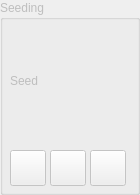
                <widget class="QGroupBox" name="groupBox_eco_Seeding">
                 <property name="enabled">
                  <bool>false</bool>
                 </property>
                 <property name="sizePolicy">
                  <sizepolicy hsizetype="Maximum" vsizetype="Preferred">
                   <horstretch>0</horstretch>
                   <verstretch>0</verstretch>
                  </sizepolicy>
                 </property>
                 <property name="minimumSize">
                  <size>
                   <width>140</width>
                   <height>0</height>
                  </size>
                 </property>
                 <property name="title">
                  <string>Seeding</string>
                 </property>
                 <widget class="QLabel" name="eco_species_Seed">
                  <property name="geometry">
                   <rect>
                    <x>10</x>
                    <y>20</y>
                    <width>121</width>
                    <height>121</height>
                   </rect>
                  </property>
                  <property name="frameShape">
                   <enum>QFrame::Shape::NoFrame</enum>
                  </property>
                  <property name="text">
                   <string>Seed</string>
                  </property>
                 </widget>
                 <widget class="QPushButton" name="pushButton_Eco_Edit_Seed">
                  <property name="geometry">
                   <rect>
                    <x>10</x>
                    <y>150</y>
                    <width>36</width>
                    <height>36</height>
                   </rect>
                  </property>
                  <property name="toolTip">
                   <string>Edit Oak Seeds probability</string>
                  </property>
                  <property name="text">
                   <string/>
                  </property>
                  <property name="icon">
                   <iconset resource="resources.qrc">
                    <normaloff>:/Icons/Icons/Edit.png</normaloff>:/Icons/Icons/Edit.png</iconset>
                  </property>
                  <property name="iconSize">
                   <size>
                    <width>32</width>
                    <height>32</height>
                   </size>
                  </property>
                 </widget>
                 <widget class="QPushButton" name="pushButton_Eco_Regen_Seed">
                  <property name="geometry">
                   <rect>
                    <x>90</x>
                    <y>150</y>
                    <width>36</width>
                    <height>36</height>
                   </rect>
                  </property>
                  <property name="toolTip">
                   <string>Generate new Oak seeds</string>
                  </property>
                  <property name="text">
                   <string/>
                  </property>
                  <property name="icon">
                   <iconset resource="resources.qrc">
                    <normaloff>:/Icons/Icons/Create.png</normaloff>:/Icons/Icons/Create.png</iconset>
                  </property>
                  <property name="iconSize">
                   <size>
                    <width>32</width>
                    <height>32</height>
                   </size>
                  </property>
                 </widget>
                 <widget class="QPushButton" name="pushButton_Eco_Clear_Seed">
                  <property name="geometry">
                   <rect>
                    <x>50</x>
                    <y>150</y>
                    <width>36</width>
                    <height>36</height>
                   </rect>
                  </property>
                  <property name="toolTip">
                   <string>Clear all seeds</string>
                  </property>
                  <property name="text">
                   <string/>
                  </property>
                  <property name="icon">
                   <iconset resource="resources.qrc">
                    <normaloff>:/Icons/Icons/Clear.png</normaloff>:/Icons/Icons/Clear.png</iconset>
                  </property>
                  <property name="iconSize">
                   <size>
                    <width>32</width>
                    <height>32</height>
                   </size>
                  </property>
                 </widget>
                </widget>
